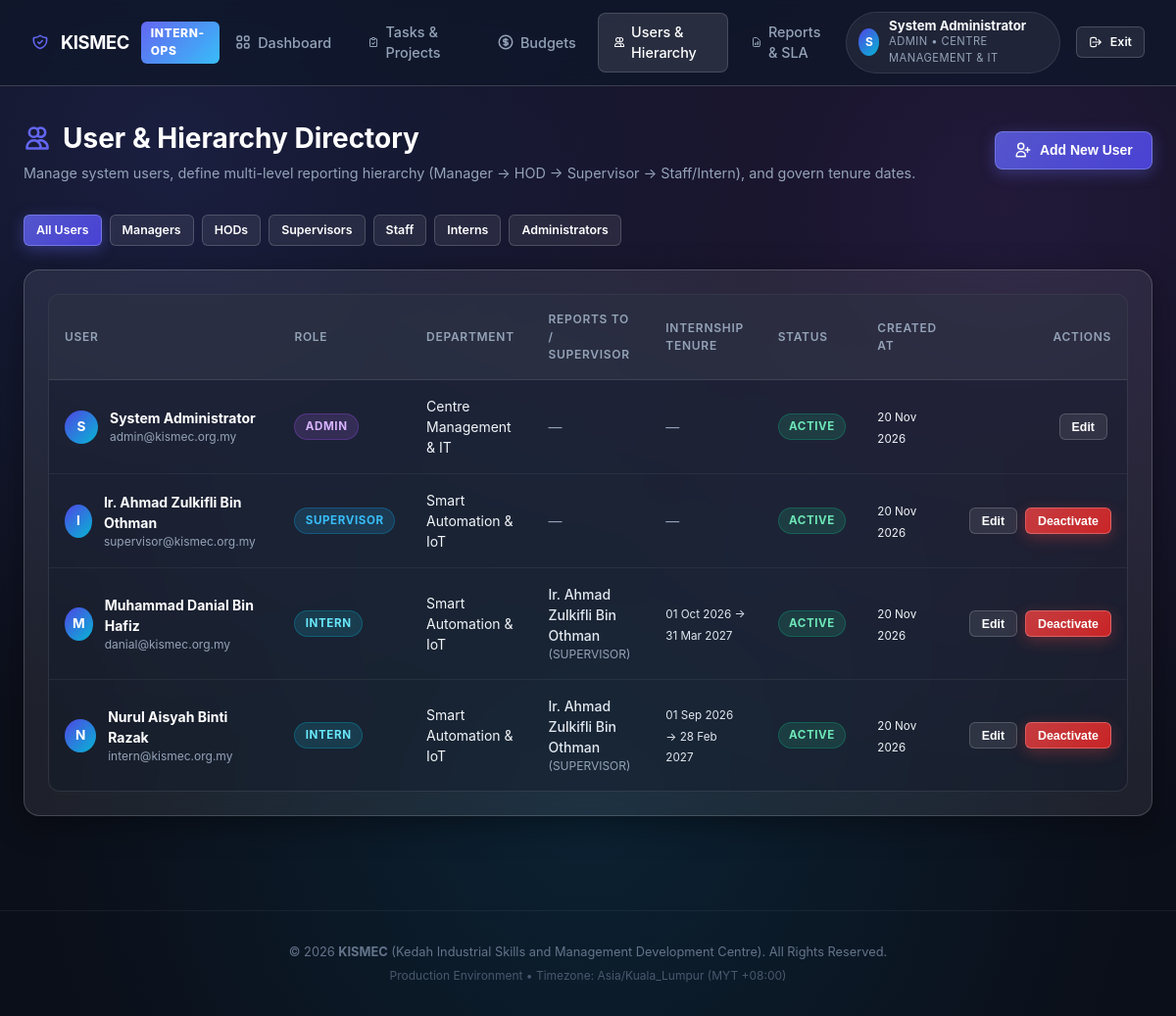
/users.php (signed in), run on the app's committed database.
### tables this page shows
CREATE TABLE `users` (
  `user_id` INT AUTO_INCREMENT PRIMARY KEY,
  `full_name` VARCHAR(150) NOT NULL,
  `email` VARCHAR(150) NOT NULL UNIQUE,
  `password_hash` VARCHAR(255) NOT NULL,
  `role` ENUM('admin', 'manager', 'hod', 'supervisor', 'staff', 'intern') NOT NULL,
  `department` VARCHAR(100) DEFAULT NULL,
  `supervisor_id` INT NULL DEFAULT NULL,
  `intern_start_date` DATE NULL DEFAULT NULL,
  `intern_end_date` DATE NULL DEFAULT NULL,
  `status` ENUM('active', 'inactive') NOT NULL DEFAULT 'active',
  `created_at` DATETIME NOT NULL DEFAULT CURRENT_TIMESTAMP,
  INDEX `idx_users_role` (`role`),
  INDEX `idx_users_supervisor_id` (`supervisor_id`),
  INDEX `idx_users_status` (`status`),
  CONSTRAINT `fk_users_supervisor` FOREIGN KEY (`supervisor_id`) REFERENCES `users` (`user_id`) ON DELETE SET NULL ON UPDATE CASCADE
);

### includes/auth.php (called while the page is built, shortened)
<?php
function isLoggedIn(): bool {
    return isset($_SESSION['user_id']) && !empty($_SESSION['user_id']) && isset($_SESSION['user_role']);
}
function getCurrentUser(): ?array {
    return [
        'user_id'     => (int)$_SESSION['user_id'],
        'full_name'   => $_SESSION['full_name'] ?? 'User',
        'email'       => $_SESSION['email'] ?? '',
        'role'        => $_SESSION['user_role'] ?? 'intern',
        'department'  => $_SESSION['department'] ?? '',
        'supervisor_id' => $_SESSION['supervisor_id'] ?? null
    ];
}
function isAdmin(): bool {
    return isLoggedIn() && (($_SESSION['user_role'] ?? '') === 'admin');
}

### includes/report_helper.php (called while the page is built, shortened)
<?php
function formatDisplayDate(?string $date): string {
    try {
        $dt = new DateTime($date);
        return $dt->format('d M Y');
    } catch (Exception $e) {
        return $date;
    }
}

### users.php (the view, shortened to what this page needs)
<?php
require_once __DIR__ . '/includes/auth.php';
require_once __DIR__ . '/includes/report_helper.php';
$pdo = getDBConnection();
$filterRole = trim($_GET['role'] ?? '');
$where = [];
$params = [];
$whereSql = !empty($where) ? 'WHERE ' . implode(' AND ', $where) : '';
$sql = "
    SELECT
        u.*,
        s.full_name AS supervisor_name,
        s.role AS supervisor_role
    FROM users u
    LEFT JOIN users s ON u.supervisor_id = s.user_id
    $whereSql
    ORDER BY FIELD(u.role, 'admin', 'manager', 'hod', 'supervisor', 'staff', 'intern'), u.full_name ASC
";
$stmt = $pdo->prepare($sql);
$stmt->execute($params);
$users = $stmt->fetchAll();
require_once __DIR__ . '/includes/header.php';
?>
<main class="app-container">
  <div class="page-header">
    <div>
      <h1 class="page-title">
        <svg width="28" height="28" fill="none" stroke="#6366f1" viewBox="0 0 24 24"><path stroke-linecap="round" stroke-linejoin="round" stroke-width="2.2" d="M12 4.354a4 4 0 110 5.292M15 21H3v-1a6 6 0 0112 0v1zm0 0h6v-1a6 6 0 00-9-5.197M13 7a4 4 0 11-8 0 4 4 0 018 0z"/></svg>
        User & Hierarchy Directory
      </h1>
      <p class="page-subtitle">Manage system users, define multi-level reporting hierarchy (Manager &rarr; HOD &rarr; Supervisor &rarr; Staff/Intern), and govern tenure dates.</p>
    </div>
    <button type="button" class="glass-btn glass-btn-primary" onclick="openUserModal()">
      <svg width="18" height="18" fill="none" stroke="currentColor" viewBox="0 0 24 24"><path stroke-linecap="round" stroke-linejoin="round" stroke-width="2" d="M18 9v3m0 0v3m0-3h3m-3 0h-3m-2-5a4 4 0 11-8 0 4 4 0 018 0zM3 20a6 6 0 0112 0v1H3v-1z"/></svg>
      Add New User
    </button>
  </div>
  <div style="display:flex;gap:0.5rem;margin-bottom:1.5rem;flex-wrap:wrap;">
    <a href="<?= BASE_URL ?>/users.php" class="glass-btn glass-btn-sm <?= empty($filterRole) ? 'glass-btn-primary' : '' ?>">All Users</a>
    <a href="<?= BASE_URL ?>/users.php?role=manager" class="glass-btn glass-btn-sm <?= $filterRole === 'manager' ? 'glass-btn-primary' : '' ?>">Managers</a>
    <a href="<?= BASE_URL ?>/users.php?role=hod" class="glass-btn glass-btn-sm <?= $filterRole === 'hod' ? 'glass-btn-primary' : '' ?>">HODs</a>
    <a href="<?= BASE_URL ?>/users.php?role=supervisor" class="glass-btn glass-btn-sm <?= $filterRole === 'supervisor' ? 'glass-btn-primary' : '' ?>">Supervisors</a>
    <a href="<?= BASE_URL ?>/users.php?role=staff" class="glass-btn glass-btn-sm <?= $filterRole === 'staff' ? 'glass-btn-primary' : '' ?>">Staff</a>
    <a href="<?= BASE_URL ?>/users.php?role=intern" class="glass-btn glass-btn-sm <?= $filterRole === 'intern' ? 'glass-btn-primary' : '' ?>">Interns</a>
    <a href="<?= BASE_URL ?>/users.php?role=admin" class="glass-btn glass-btn-sm <?= $filterRole === 'admin' ? 'glass-btn-primary' : '' ?>">Administrators</a>
  </div>
  <div class="glass-panel">
    <div class="glass-table-wrapper">
      <table class="glass-table">
        <thead>
          <tr>
            <th>User</th>
            <th>Role</th>
            <th>Department</th>
            <th>Reports To / Supervisor</th>
            <th>Internship Tenure</th>
            <th>Status</th>
            <th>Created At</th>
            <th style="text-align:right;">Actions</th>
          </tr>
        </thead>
        <tbody>
          <?php if (empty($users)): ?>
            <tr>
              <td colspan="8" style="text-align:center;padding:3rem;color:var(--text-muted);">
                No user accounts found.
              </td>
            </tr>
          <?php else: ?>
            <?php foreach ($users as $u): ?>
              <tr>
                <td>
                  <div style="display:flex;align-items:center;gap:0.75rem;">
                    <div class="user-avatar" style="width:34px;height:34px;font-size:0.85rem;">
                      <?= strtoupper(substr($u['full_name'], 0, 1)) ?>
                    </div>
                    <div>
                      <strong style="color:#fff;"><?= htmlspecialchars($u['full_name']) ?></strong>
                      <div style="font-size:0.75rem;color:var(--text-muted);"><?= htmlspecialchars($u['email']) ?></div>
                    </div>
                  </div>
                </td>
                <td>
                  <?php
                    $roleBadgeClass = match($u['role']) {
                        'admin' => 'glass-badge-purple',
                        'manager' => 'glass-badge-warning',
                        'hod' => 'glass-badge-indigo',
                        'supervisor' => 'glass-badge-blue',
                        'staff' => 'glass-badge-teal',
                        'intern' => 'glass-badge-cyan',
                        default => 'glass-badge-blue',
                    };
                    $roleLabel = match($u['role']) {
                        'admin' => 'Admin',
                        'manager' => 'Manager',
                        'hod' => 'HOD',
                        'supervisor' => 'Supervisor',
                        'staff' => 'Staff',
                        'intern' => 'Intern',
                        default => ucfirst($u['role']),
                    };
                  ?>
                  <span class="glass-badge <?= $roleBadgeClass ?>">
                    <?= $roleLabel ?>
                  </span>
                </td>
                <td><?= htmlspecialchars($u['department'] ?: '—') ?></td>
                <td>
                  <?php if (!empty($u['supervisor_name'])): ?>
                    <span style="color:#e2e8f0;font-weight:500;"><?= htmlspecialchars($u['supervisor_name']) ?></span>
                    <?php if (!empty($u['supervisor_role'])): ?>
                      <small style="color:var(--text-muted);display:block;font-size:0.75rem;">(<?= strtoupper($u['supervisor_role']) ?>)</small>
                    <?php endif; ?>
                  <?php else: ?>
                    <span style="color:var(--text-muted);">—</span>
                  <?php endif; ?>
                </td>
                <td>
                  <?php if ($u['role'] === 'intern' && (!empty($u['intern_start_date']) || !empty($u['intern_end_date']))): ?>
                    <small style="color:#e2e8f0;">
                      <?= formatDisplayDate($u['intern_start_date']) ?> &rarr; <?= formatDisplayDate($u['intern_end_date']) ?>
                    </small>
                  <?php else: ?>
                    <span style="color:var(--text-muted);">—</span>
                  <?php endif; ?>
                </td>
                <td>
                  <span class="glass-badge <?= $u['status'] === 'active' ? 'glass-badge-success' : 'glass-badge-danger' ?>">
                    <?= ucfirst($u['status']) ?>
                  </span>
                </td>
                <td><small><?= formatDisplayDate($u['created_at']) ?></small></td>
                <td style="text-align:right;white-space:nowrap;">
                  <button type="button" class="glass-btn glass-btn-sm" style="margin-right:0.25rem;" onclick="openUserModal(<?= htmlspecialchars(json_encode($u), ENT_QUOTES, 'UTF-8') ?>)">
                    Edit
                  </button>
                  <?php if ($u['user_id'] !== $currentUser['user_id']): ?>
                    <button type="button" class="glass-btn glass-btn-sm <?= $u['status'] === 'active' ? 'glass-btn-danger' : 'glass-btn-success' ?>" onclick="toggleUserStatus(<?= $u['user_id'] ?>, '<?= $u['status'] ?>')">
                      <?= $u['status'] === 'active' ? 'Deactivate' : 'Activate' ?>
                    </button>
                  <?php endif; ?>
                </td>
              </tr>
            <?php endforeach; ?>
          <?php endif; ?>
        </tbody>
      </table>
    </div>
  </div>
</main>
<?php require_once __DIR__ . '/includes/footer.php'; ?>

### includes/header.php (shortened to what this page needs)
<?php
require_once __DIR__ . '/auth.php';
require_once __DIR__ . '/report_helper.php';
$currentUser = getCurrentUser();
$currentPage = basename($_SERVER['SCRIPT_NAME'] ?? '');
?>
<!DOCTYPE html>
<html lang="en">
<head>
  <link rel="stylesheet" href="https://cdn.jsdelivr.net/npm/flatpickr/dist/flatpickr.min.css">
  <link rel="stylesheet" href="https://cdn.jsdelivr.net/npm/flatpickr/dist/themes/dark.css">
  <link rel="stylesheet" href="<?= BASE_URL ?>/assets/css/glass.css">
</head>
<body>
<?php if ($currentUser): ?>
<nav class="glass-navbar">
  <div class="nav-brand">
    <span>KISMEC</span>
    <span class="brand-badge">INTERN-OPS</span>
  </div>
  <ul class="nav-links" id="mainNavLinks">
    <li>
      <a href="<?= BASE_URL ?>/dashboard.php" class="nav-link <?= $currentPage === 'dashboard.php' ? 'active' : '' ?>">
        Dashboard
      </a>
    </li>
    <li>
      <a href="<?= BASE_URL ?>/tasks.php" class="nav-link <?= $currentPage === 'tasks.php' ? 'active' : '' ?>">
        <svg width="18" height="18" fill="none" stroke="currentColor" viewBox="0 0 24 24"><path stroke-linecap="round" stroke-linejoin="round" stroke-width="2" d="M9 5H7a2 2 0 00-2 2v12a2 2 0 002 2h10a2 2 0 002-2V7a2 2 0 00-2-2h-2M9 5a2 2 0 002 2h2a2 2 0 002-2M9 5a2 2 0 012-2h2a2 2 0 012 2m-6 9l2 2 4-4"/></svg>
        Tasks & Projects
      </a>
    </li>
    <li>
      <a href="<?= BASE_URL ?>/budgets.php" class="nav-link <?= $currentPage === 'budgets.php' ? 'active' : '' ?>">
        Budgets
      </a>
    </li>
    <?php if (isAdmin() || isManager()): ?>
    <li>
      <a href="<?= BASE_URL ?>/users.php" class="nav-link <?= $currentPage === 'users.php' ? 'active' : '' ?>">
        <svg width="18" height="18" fill="none" stroke="currentColor" viewBox="0 0 24 24"><path stroke-linecap="round" stroke-linejoin="round" stroke-width="2" d="M12 4.354a4 4 0 110 5.292M15 21H3v-1a6 6 0 0112 0v1zm0 0h6v-1a6 6 0 00-9-5.197M13 7a4 4 0 11-8 0 4 4 0 018 0z"/></svg>
        Users & Hierarchy
      </a>
    </li>
    <?php endif; ?>
    <li>
      <a href="<?= BASE_URL ?>/reports.php" class="nav-link <?= $currentPage === 'reports.php' ? 'active' : '' ?>">
        <svg width="18" height="18" fill="none" stroke="currentColor" viewBox="0 0 24 24"><path stroke-linecap="round" stroke-linejoin="round" stroke-width="2" d="M9 17v-2m3 2v-4m3 4v-6m2 10H7a2 2 0 01-2-2V5a2 2 0 012-2h5.586a1 1 0 01.707.293l5.414 5.414a1 1 0 01.293.707V19a2 2 0 01-2 2z"/></svg>
        Reports & SLA
      </a>
    </li>
  </ul>
  <div class="nav-user">
    <div class="user-info-pill">
      <div class="user-avatar">
        <?= strtoupper(substr($currentUser['full_name'], 0, 1)) ?>
      </div>
      <div>
        <div style="font-size:0.825rem;font-weight:700;line-height:1.2;"><?= htmlspecialchars($currentUser['full_name']) ?></div>
        <div style="font-size:0.7rem;color:var(--text-muted);text-transform:uppercase;letter-spacing:0.04em;">
          <?= htmlspecialchars($currentUser['role']) ?> &bull; <?= htmlspecialchars($currentUser['department'] ?: 'KISMEC') ?>
        </div>
      </div>
    </div>
    <a href="<?= BASE_URL ?>/logout.php" class="glass-btn glass-btn-sm" title="Log out of system">
      <svg width="14" height="14" fill="none" stroke="currentColor" viewBox="0 0 24 24"><path stroke-linecap="round" stroke-linejoin="round" stroke-width="2" d="M17 16l4-4m0 0l-4-4m4 4H7m6 4v1a3 3 0 01-3 3H6a3 3 0 01-3-3V7a3 3 0 013-3h4a3 3 0 013 3v1"/></svg>
      Exit
    </a>
  </div>
</nav>
<?php endif; ?>

### includes/footer.php (shortened to what this page needs)
<footer style="margin-top:4rem;padding:2rem 1.5rem;text-align:center;color:var(--text-dim);font-size:0.8rem;border-top:1px solid rgba(255,255,255,0.06);">
  <p>&copy; <?= date('Y') ?> <strong>KISMEC</strong> (Kedah Industrial Skills and Management Development Centre). All Rights Reserved.</p>
  <p style="margin-top:0.35rem;font-size:0.75rem;opacity:0.7;">Production Environment &bull; Timezone: Asia/Kuala_Lumpur (MYT +08:00)</p>
</footer>
</body>
</html>

### data on the page
users: full_name "S", full_name "System Administrator", role "ADMIN", department "CENTRE MANAGEMENT & IT", email "admin@kismec.org.my", department "Centre Management & IT", status "ACTIVE", created_at "20 Nov 2026"
users: full_name "I", full_name "Ir. Ahmad Zulkifli Bin Othman", email "supervisor@kismec.org.my", role "SUPERVISOR", department "Smart Automation & IoT", status "ACTIVE", created_at "20 Nov 2026", shows "Deactivate"
users: full_name "M", full_name "Muhammad Danial Bin Hafiz", email "danial@kismec.org.my", role "INTERN", department "Smart Automation & IoT", supervisor.full_name "Ir. Ahmad Zulkifli Bin Othman", supervisor.role "SUPERVISOR", intern_start_date "01 Oct 2026", intern_end_date "31 Mar 2027", status "ACTIVE", created_at "20 Nov 2026", shows "Deactivate"
users: full_name "N", full_name "Nurul Aisyah Binti Razak", email "intern@kismec.org.my", role "INTERN", department "Smart Automation & IoT", supervisor.full_name "Ir. Ahmad Zulkifli Bin Othman", supervisor.role "SUPERVISOR", intern_start_date "01 Sep 2026", intern_end_date "28 Feb 2027", status "ACTIVE", created_at "20 Nov 2026", shows "Deactivate"
